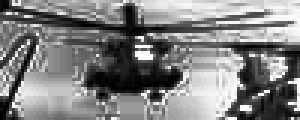
#> input picture objectDetection/CarData/TrainImages/neg-10.pgm, 100 x 40 px, found by its file name (shown 3 times larger); its folder holds only this picture in this run
$ python create_dataset.py   (Python 2 division)   (older library calls are emulated)
#> lines starting #> are read from the running program, lines starting #| are printed output that depends on the picture
# Author: Harsh Gupta
# Date: 14th January 2014
# DataSet used: http://cogcomp.cs.illinois.edu/Data/Car/

# TODO:
    # [] after the making dataset and classification
    # [] make a sliding window recognizer based on classification
    # dataset
import os
import cv2
import numpy as np
import matplotlib.pyplot as plt
from sklearn import svm


def hog(img, no_bins=16, orient=False):
    """
    Calculates the histogram of oriented gradient of a grayscale image.

    Parameters
    ----------

    no_bins: no of bins to be used

    orient: If set to True, the function expects a
    2D array of angles of gradient (in radians) corrosponding
    to each pixel
    """

    if not orient:
        gx = cv2.Sobel(img, cv2.CV_32F, 1, 0)
        gy = cv2.Sobel(img, cv2.CV_32F, 0, 1)
        mag, ang = cv2.cartToPolar(gx, gy)
        bins = np.int32(no_bins*ang/(2*np.pi))
    elif orient:
        bins = np.int32(no_bins*img/(2*np.pi))

    hist = cv2.calcHist([bins.astype('float32')], [0], None, [16], [0, 16])
    hist = np.hstack(hist)

    return hist


def hog_vec(img, no_bins=64, orient=False):
    """
    Returns the hog feature vector of a grayscale image.
    It divides the image into four parts and stacks
    the hog of all these parts to get a vector

    Parameters
    ----------

    no_bins: Total no of bins to be used

    orient: If set to True, the function expects a
    2D array of angles of gradient (in radians) corrosponding
    to each pixel
    """

    rows, cols = img.shape
    return np.hstack(hog(img[:rows/2, :cols/2], no_bins=no_bins/4),
                     hog(img[:rows/2, cols/2:], no_bins=no_bins/4),
                     hog(img[rows/2:, cols/2:], no_bins=no_bins/4),
                     hog(img[rows/2:, :cols/2], no_bins=no_bins/4))


class dataset:
    images = []
    data = []
    target = []
    target_names = []
    file_names = []

    def __init__(self):
        pass

    def create_dataset(self, dir_path):
        self.file_names = os.listdir(dir_path)

        self.target = []

        for i, file_name in enumerate(self.file_names):
            if file_name[:3] == "neg":
                self.target.append(0)
            elif file_name[:3] == "pos":
                self.target.append(1)
            else:
                raise NotImplementedError()
            img = cv2.imread(dir_path + file_name, 0)
#> img is the input picture: shape (40, 100); min 0, max 255, mean 129.1
            self.images.append(img)
            self.data.append(hog_vec(img, no_bins=64))
#> in hog, `mag, ang = cv2.cartToPolar(gx, gy)`:
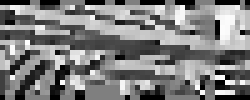
#> ang: shape (20, 50) float32 (shown 5 times larger); min 0, max 6.26, mean 3.1; drawn with min black and max white
#> in hog, `hist = cv2.calcHist([bins.astype('float32')], [0], None, [16], [0, 16])`: hist = [82, 37, 28, 67, 128, 54, 30, 38, 100, 45, 47, 75, 146, 49, 31, 43]
#> call 2 of hog, with no_bins = 16, orient = False
#> in hog (call 2), `mag, ang = cv2.cartToPolar(gx, gy)`:
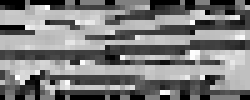
#> ang: shape (20, 50) float32 (shown 5 times larger); min 0, max 6.24, mean 3.07; drawn with min black and max white
#> in hog (call 2), `hist = cv2.calcHist([bins.astype('float32')], [0], None, [16], [0, 16])`: hist = [83, 18, 38, 152, 128, 26, 14, 8, 58, 10, 22, 159, 200, 50, 18, 16]
#> call 3 of hog, with no_bins = 16, orient = False
#> in hog (call 3), `mag, ang = cv2.cartToPolar(gx, gy)`:
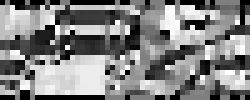
#> ang: shape (20, 50) float32 (shown 5 times larger); min 0, max 6.26, mean 3.2; drawn with min black and max white
#> in hog (call 3), `hist = cv2.calcHist([bins.astype('float32')], [0], None, [16], [0, 16])`: hist = [107, 55, 60, 72, 58, 28, 27, 25, 82, 67, 47, 33, 88, 81, 115, 55]
#> call 4 of hog, with no_bins = 16, orient = False
#> in hog (call 4), `gx = cv2.Sobel(img, cv2.CV_32F, 1, 0)`:
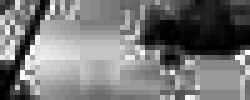
#> img: shape (20, 50) (shown 5 times larger); min 0, max 252, mean 119
#> in hog (call 4), `gy = cv2.Sobel(img, cv2.CV_32F, 0, 1)`:
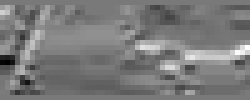
#> gy: shape (20, 50) float32 (shown 5 times larger); min -713, max 788, mean 8.8; drawn with min black and max white
#> in hog (call 4), `mag, ang = cv2.cartToPolar(gx, gy)`:
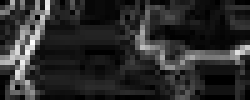
#> mag: shape (20, 50) float32 (shown 5 times larger); min 0, max 985.2, mean 168.4; drawn with min black and max white
#> in hog (call 4), `mag, ang = cv2.cartToPolar(gx, gy)`:
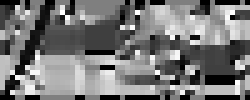
#> ang: shape (20, 50) float32 (shown 5 times larger); min 0, max 6.28, mean 2.93; drawn with min black and max white
#> in hog (call 4), `hist = cv2.calcHist([bins.astype('float32')], [0], None, [16], [0, 16])`: hist = [109, 38, 32, 31, 155, 44, 37, 22, 114, 68, 74, 86, 86, 49, 31, 24]
        self.target = np.array(self.target)


dir_path = "/home/hargup/agv/objectDetection/CarData/TrainImages/"

cars = dataset()
#> (the run stopped early here; a loop or call above may not have finished)

$ run again, on objectDetection/CarData/TrainImages/neg-135.pgm
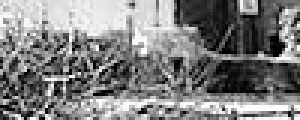
#> input picture objectDetection/CarData/TrainImages/neg-135.pgm, 100 x 40 px, found by its file name (shown 3 times larger)
#> in create_dataset, img is the input picture: shape (40, 100); min 0, max 255, mean 127.9
#> img: shape (20, 50)
#> hist = [114, 52, 34, 32, 50, 42, 54, 69, 101, 55, 54, 70, 96, 52, 66, 59]
#> in hog (call 3), `mag, ang = cv2.cartToPolar(gx, gy)`:
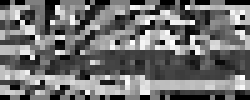
#> ang: shape (20, 50) float32 (shown 5 times larger); min 0, max 6.27, mean 2.76; drawn with min black and max white
#> hist = [92, 52, 53, 102, 126, 65, 34, 43, 89, 36, 43, 73, 80, 40, 35, 37]
#> in hog (call 4), `mag, ang = cv2.cartToPolar(gx, gy)`:
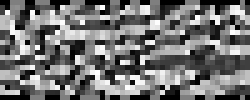
#> ang: shape (20, 50) float32 (shown 5 times larger); min 0, max 6.28, mean 2.83; drawn with min black and max white
#> hist = [113, 62, 64, 68, 95, 55, 34, 40, 88, 44, 57, 67, 66, 43, 50, 54]

$ run again, on objectDetection/CarData/TrainImages/neg-174.pgm
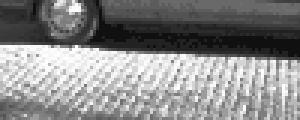
#> input picture objectDetection/CarData/TrainImages/neg-174.pgm, 100 x 40 px, found by its file name (shown 3 times larger)
#> in create_dataset, img is the input picture: shape (40, 100); min 16, max 255, mean 135.5
#> img: shape (20, 50)
#> hist = [115, 36, 17, 57, 185, 25, 43, 27, 86, 51, 46, 71, 128, 32, 45, 36]
#> in hog (call 3), `mag, ang = cv2.cartToPolar(gx, gy)`:
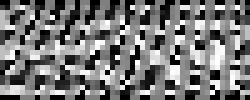
#> ang: shape (20, 50) float32 (shown 5 times larger); min 0, max 6.28, mean 2.95; drawn with min black and max white
#> hist = [179, 76, 23, 21, 32, 18, 25, 59, 157, 108, 54, 32, 48, 24, 54, 90]
#> in hog (call 4), `mag, ang = cv2.cartToPolar(gx, gy)`:
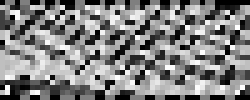
#> ang: shape (20, 50) float32 (shown 5 times larger); min 0, max 6.28, mean 3.2; drawn with min black and max white
#> hist = [117, 75, 48, 34, 46, 16, 28, 23, 88, 67, 87, 102, 101, 61, 62, 45]

$ run again, on objectDetection/CarData/TrainImages/neg-175.pgm
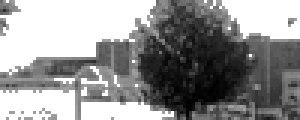
#> input picture objectDetection/CarData/TrainImages/neg-175.pgm, 100 x 40 px, found by its file name (shown 3 times larger)
#> in create_dataset, img is the input picture: shape (40, 100); min 0, max 255, mean 147.7
#> img: shape (20, 50)
#> hist = [734, 9, 8, 8, 14, 0, 10, 12, 49, 22, 14, 31, 48, 12, 20, 9]
#> in hog (call 4), `mag, ang = cv2.cartToPolar(gx, gy)`:
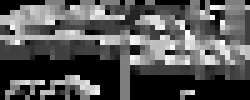
#> ang: shape (20, 50) float32 (shown 5 times larger); min 0, max 6.26, mean 2.11; drawn with min black and max white
#> hist = [308, 21, 28, 73, 123, 36, 42, 42, 77, 34, 30, 42, 70, 24, 34, 16]
